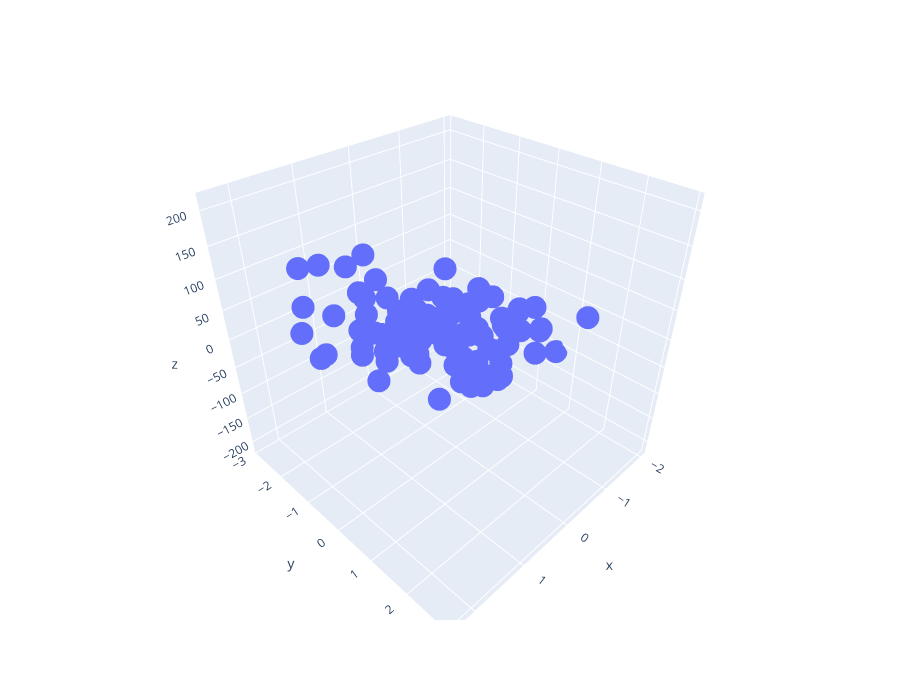

The cell this chart's notebook holds for it:
### Code cell
fig = px.scatter_3d(x=df['feature1'],y=df['feature2'],z=df['target'],
    height=700,width=900)

fig.show()
